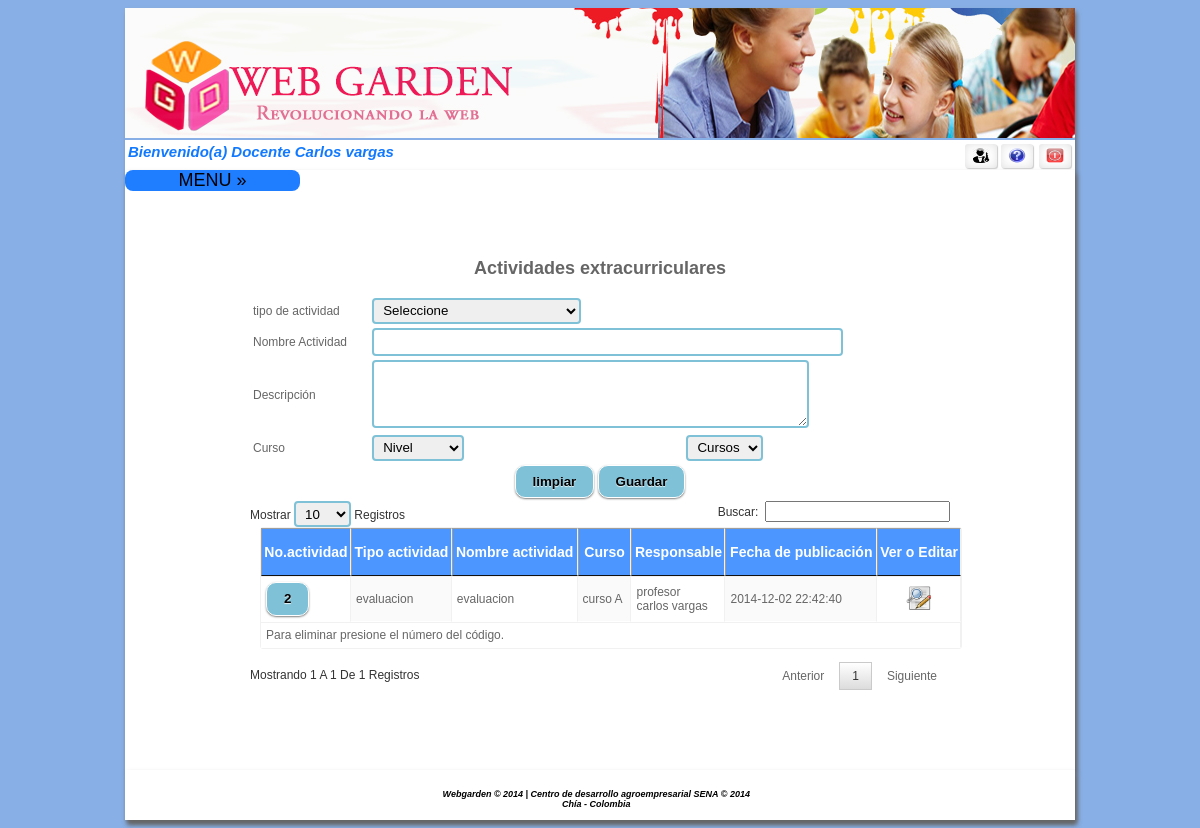
The page /home.php?acceso=104 (signed in) on the database its author committed.
### tables this page shows
CREATE TABLE IF NOT EXISTS `actividadex` (
`idactividadex` int(11) NOT NULL,
  `nombre` varchar(100) NOT NULL,
  `descripcion` varchar(1000) NOT NULL,
  `idcurso` int(11) NOT NULL,
  `idpersona` int(11) NOT NULL,
  `tipo_acti` int(11) NOT NULL,
  `fecha1` timestamp NOT NULL DEFAULT CURRENT_TIMESTAMP,
  `perfilid` int(11) NOT NULL
);

CREATE TABLE IF NOT EXISTS `valor` (
`idvalor` int(11) NOT NULL,
  `nombre` varchar(50) NOT NULL,
  `idparametro` int(11) NOT NULL
);

CREATE TABLE IF NOT EXISTS `curso` (
`idcurso` int(11) NOT NULL,
  `nombre` varchar(50) NOT NULL,
  `idnivel` int(11) NOT NULL,
  `idpersona` int(11) NOT NULL
);

CREATE TABLE IF NOT EXISTS `perfil` (
`idperfil` int(11) NOT NULL,
  `nombre` varchar(50) NOT NULL
);

CREATE TABLE IF NOT EXISTS `persona` (
  `identificacion` int(11) NOT NULL,
  `prinombre` varchar(15) NOT NULL,
  `segnombre` varchar(20) DEFAULT NULL,
  `priapellido` varchar(15) NOT NULL,
  `segapellido` varchar(20) DEFAULT NULL,
  `telefono` varchar(15) NOT NULL,
  `direccion` varchar(15) NOT NULL,
  `foto` varchar(300) DEFAULT NULL,
  `pass` varchar(200) NOT NULL,
  `genero` int(11) NOT NULL,
  `email` varchar(100) NOT NULL,
  `tipodoc` int(11) NOT NULL
);

### controlador/cactividadex.php (called while the page is built, shortened)
<?php
include ("modelo/mactividadex.php");
$ins = new mactividadex();
$iduser = isset($_SESSION["idUser"]) ? $_SESSION["idUser"] : NULL;
$perfil = isset($_SESSION["perfil"]) ? $_SESSION["perfil"] : NULL;
    ?>
    <?php
if ($perfil == 5) {
    $datos = $ins->selactividadex();
} else {
    $datos = $ins->selactividadexdo($iduser);
}
?>

### modelo/mactividadex.php (called while the page is built, shortened)
<?php
include ("controlador/conexion.php");
class mactividadex {
      function selactividadexdo($idpersona) {
     $sql = $sql = "SELECT acti.idactividadex, acti.nombre,acti.descripcion,acti.fecha1 ,acti.idpersona,per.prinombre,per.priapellido,cur.nombre as curso ,val.nombre as tipo, perf.nombre as perfil from actividadex as acti inner join persona as per on acti.idpersona=per.identificacion inner join curso as cur on acti.idcurso=cur.idcurso inner join valor as val on acti.tipo_acti=val.idvalor inner join perfil as perf on acti.perfilid=perf.idperfil WHERE acti.idpersona ='" . $idpersona . "'   order by acti.idactividadex desc ";
        $conexionBD = new conexion();
        $conexionBD->conectarBD();
        $data = $conexionBD->ejeCon($sql, 0);
        return $data;
    }
}
?>

### controlador/configuracion.php (called while the page is built)
<?php
	$usu_db = "root";
	$pass_db = "";
	$serv_db = "localhost";
	$db = "webgarden";
?>

### controlador/conexion.php (called while the page is built, shortened)
<?php
class conexion{
	function conectarBD(){
		include("configuracion.php");
		$this->link = mysql_connect($serv_db,$usu_db,$pass_db);
		$db2= mysql_select_db($db);
	}
	function ejeCon($con, $op){
		$this->resultado = mysql_query($con) or
		die("La consulta fallo: ".mysql_error());
		if ($op==0){
			while ($linea = mysql_fetch_array($this->resultado)){
				$arrayResultado[] = $linea;
			}
		}else{
			$arrayResultado[] =0;
		}
		$resarr = isset($arrayResultado) ? $arrayResultado:NULL;
		if($resarr){
			return $arrayResultado;
		}
	}
}
?>

### vista/vactividadex.php (the view, shortened to what this page needs)
<?php
include ("controlador/cactividadex.php");
?>
<center>
    <form name="form1" action="" method="post" onSubmit="return confirm('Por  favor primero  verifique  los datos ingresados  antes de hacer clic en  !aceptar!')"  >
        <table width="700" border="0">
            <tr>
                <td colspan="3" align="center">
                    <h2>Actividades extracurriculares</h2>
                </td>
            </tr>
            <tr>
                <td colspan="0" align="left" > tipo de actividad  </td>
                <td colspan="2">
                    <select name="tipoacti" required >
                        <option value>Seleccione </option>
                    </select>
                </td>
            </tr>
            <tr>
                <td align="left">Nombre Actividad</td>
                <td colspan="2"> <input type="text" placeholder="" name="nombreac" size="55" maxlength="100" required="required"  /></td>
            </tr>
            <tr>
                <td align="left">Descripci&oacute;n</td>
                <td colspan="2"><textarea name="descripcion" maxlength="1000" required="required" rows="4" cols="51"></textarea></td>
            </tr>
            <tr>
                <td>
                    Curso<br>
                </td>
                <td>
                    <div align="left" >
                        <select name="nivel"  onchange="javascript:Recargarcursos(this.value);" required>
                            <option value>Nivel</option>
                        </select>
                    </div>
                </td><td>
                    <div  align="left" id="reloadMunicipio">
                        <select name="idcurso" id="id_estado">
                            <option value>Cursos</option>
                        </select>
                    </div>
                </td>
            </tr>
            <tr>
                <td colspan="3" align="center" >
                    <input type="reset" value="limpiar" />
                    <input type="submit"  value="Guardar"   />
                </td>
            </tr>
        </table>
    </form>
    <form id="form2" name="form2" method="GET" action="" onSubmit="return confirm('Desea eliminar?')">
   <div style="width: 700px">
        <div align="center" id="tabint">
            <table id="listaactivi" width="700px" border="1" cellspacing="0" class="display" >
                <thead>
                <tr>
                    <th>No.actividad<input name="acceso" type="hidden" id="acceso" value="104" /></th>
                 <th>Tipo actividad</th>
                   <th>Nombre actividad</th>
                    <th>Curso</th>
                  <th>Responsable</th>
                   <th>Fecha de publicaci&oacute;n</th>
                   <th>Ver o Editar</th>
                </tr>
                </thead>
                  <tbody>
                <?php
                for ($i = 0; $i < count($datos); $i++) {
                    ?>
                    <tr>
                        <td><input type="submit" name="del" value= <?php echo $datos[$i]['idactividadex'] ?>></td>
                         <td> <?php echo $datos[$i]['tipo'] ?></td>
                        <td> <?php echo $datos[$i]['nombre']  ?></td>
                         <td><?php echo $datos[$i]['curso'] ?></td>
                          <td><?php echo $datos[$i]['perfil'] ?><br><?php echo $datos[$i]['prinombre'] ?> <?php echo $datos[$i]['priapellido'] ?></td>
                         <td><?php echo $datos[$i]['fecha1'] ?></td>
                         <td align="center"><a href="home.php?pr=<?php echo $datos[$i]['idactividadex'] ?>&acceso=104&up=34"><img border=0  src="image/editar.png" width="25" height="25" /></a></td>
                    </tr>
                <?php }?>
                       </tbody>
                <tr>
                    <td colspan=17 class="style2">Para eliminar presione el n&uacute;mero del c&oacute;digo.</td>
                </tr>
            </table>
            <p>&nbsp; </p>
             </div>
        </div>
    </form>
</center>

### css/style.css (style rules this page uses)
input[type=submit], input[type=reset],input[type=button] { padding: 9px 17px; font-family: Helvetica,Arial,sans-serif; font-weight: bold; line-height: 1; color: #000000; border: none; text-shadow: 0 1px 1px rgba(255,255,255,0.85); background-color:#7FC1D7; border: 1px solid #ffffff; border-radius: 10px; box-shadow: 0 1px 2px rgba(0,0,0,0.5); }
#tabint table { border-radius: 3px; border: solid 1px #f1f1f1; box-shadow: 5 5 10px #333; margin: 10px; }
#tabint table a { color: #fff; }
#tabint table thead tr th, #tabint table tfoot tr td { padding: 15px 0; background-color: #4B97FF; color: #fff; font-weight: bold; font-size: 14px; text-align: center; min-width: 10px; }
#tabint table tbody tr td,#tabint table tbody tr th { transition: all 400ms ease-in; -webkit-transition: all 400ms ease-in; -moz-transition: all 400ms ease-in; -o-transition: all 400ms ease-in; -ms-transition: all 400ms ease-in; padding: 5px 5px; word-wrap: break-word; border: solid 0px #fff; border-bottom: solid 1px #fff; border-top: solid 1px #f1f1f1; border-right: solid 1px #f1f1f1; }
#tabint table tbody tr td:nth-child(odd) { background-color: #fff; }
#tabint table tbody tr td:nth-child(even) { background-color: #fafafa; }
#tabint table th { background: #4B97FF; color: #fff; }
input[type=text], input[type=password],input[type=number], input[type=email], input[type=date], input[type=tel], select { height:22px; border-radius: 4px; padding-left:5px; padding-right:5px; border:2px solid #7FC1D7; }
textarea { border-radius: 4px; padding-left:5px; padding-right:5px; border:2px solid #7FC1D7; }
select { height:26px; }

### css/menu.css (style rules this page uses)
body { font-family: 'Open Sans', sans-serif; background:#89B0E6; background-size:cover; }
a { color: #23dbdb; text-decoration: none; }

### rows shown on the page
actividadex: del "2", valor.nombre "evaluacion", nombre "evaluacion", idcurso.nombre "curso A", perfilid.nombre "profesor", idpersona.prinombre "carlos", idpersona.priapellido "vargas", fecha1 "2014-12-02 22:42:40"

### other values the page prints
$nomapre "Carlos vargas"
